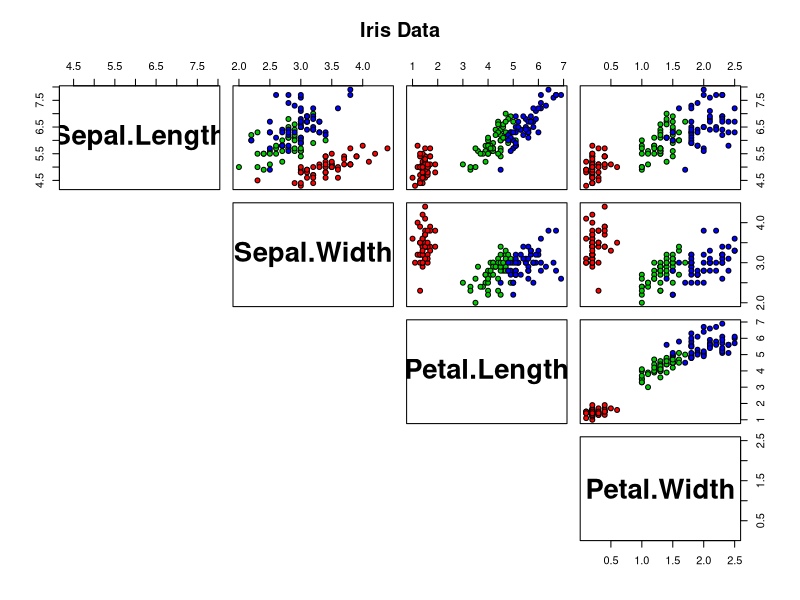
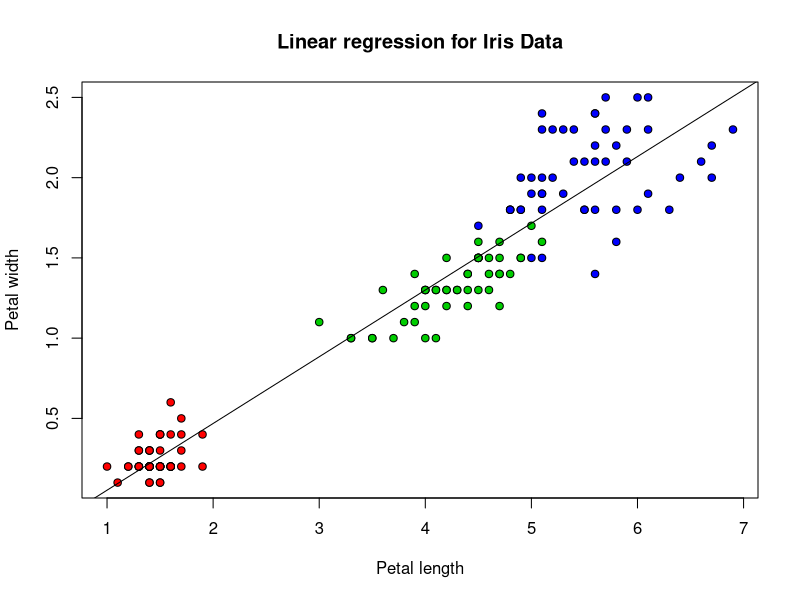

The R source for these figures, in order:
# File description -------------------------------------------------------------
# Simple example of linear regression

# Setup ------------------------------------------------------------------------
rm(list=ls()) # Delete all variables
cat("\014")   # Clear console

# Fit linear regession ---------------------------------------------------------
# Visualize the data
pairs(iris[1:4], 
      main = "Iris Data", 
      pch = 21, 
      bg = c("red", "green3", "blue")[unclass(iris$Species)], lower.panel=NULL, 
      labels=c("Sepal.Length","Sepal.Width","Petal.Length","Petal.Width"), 
      font.labels=2,
      cex.labels=2.5) 

# Inspect the data
print(head(iris))

# Look at linear coefficents
cat("\ny = mx + b\n")
print(lsfit(iris$Petal.Length, iris$Petal.Width)$coefficients)

# Visualize linear regression
plot(iris$Petal.Length, 
     iris$Petal.Width,
     pch=21,
     bg=c("red","green3","blue")[unclass(iris$Species)],
     main="Linear regression for Iris Data",
     xlab="Petal length",
     ylab="Petal width")

abline(lsfit(iris$Petal.Length, iris$Petal.Width)$coefficients, col="black")